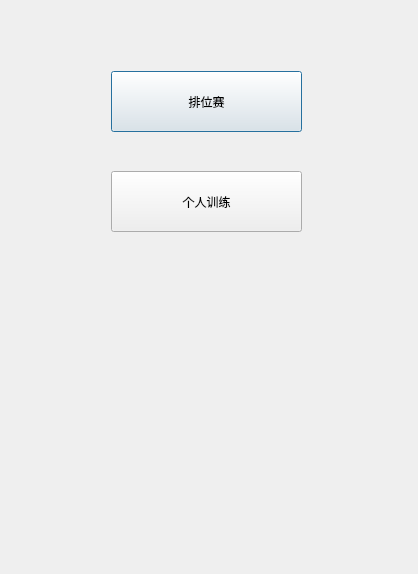
<?xml version="1.0" encoding="UTF-8"?>
<ui version="4.0">
 <class>BrainStorm</class>
 <widget class="QDialog" name="BrainStorm">
  <property name="geometry">
   <rect>
    <x>0</x>
    <y>0</y>
    <width>418</width>
    <height>574</height>
   </rect>
  </property>
  <property name="windowTitle">
   <string>Dialog</string>
  </property>
  <layout class="QVBoxLayout" name="verticalLayout_2">
   <item>
    <widget class="QStackedWidget" name="stackedWidget">
     <widget class="QWidget" name="mainMenu">
      <widget class="QPushButton" name="rankButton">
       <property name="geometry">
        <rect>
         <x>100</x>
         <y>60</y>
         <width>191</width>
         <height>61</height>
        </rect>
       </property>
       <property name="text">
        <string>排位赛</string>
       </property>
      </widget>
      <widget class="QPushButton" name="singlepushButton">
       <property name="geometry">
        <rect>
         <x>100</x>
         <y>160</y>
         <width>191</width>
         <height>61</height>
        </rect>
       </property>
       <property name="text">
        <string>个人训练</string>
       </property>
      </widget>
     </widget>
     <widget class="QWidget" name="single_menu">
      <layout class="QVBoxLayout" name="verticalLayout">
       <item>
        <spacer name="verticalSpacer_2">
         <property name="orientation">
          <enum>Qt::Vertical</enum>
         </property>
         <property name="sizeHint" stdset="0">
          <size>
           <width>20</width>
           <height>40</height>
          </size>
         </property>
        </spacer>
       </item>
       <item>
        <widget class="QLabel" name="label">
         <property name="font">
          <font>
           <family>黑体</family>
           <pointsize>24</pointsize>
          </font>
         </property>
         <property name="text">
          <string>连续答对五道题</string>
         </property>
         <property name="alignment">
          <set>Qt::AlignCenter</set>
         </property>
        </widget>
       </item>
       <item>
        <widget class="QLabel" name="label_2">
         <property name="font">
          <font>
           <family>黑体</family>
           <pointsize>12</pointsize>
          </font>
         </property>
         <property name="text">
          <string>答错结束返回</string>
         </property>
         <property name="alignment">
          <set>Qt::AlignCenter</set>
         </property>
        </widget>
       </item>
       <item>
        <spacer name="verticalSpacer">
         <property name="orientation">
          <enum>Qt::Vertical</enum>
         </property>
         <property name="sizeHint" stdset="0">
          <size>
           <width>20</width>
           <height>40</height>
          </size>
         </property>
        </spacer>
       </item>
       <item>
        <widget class="QPushButton" name="Single_start">
         <property name="text">
          <string>开始答题</string>
         </property>
        </widget>
       </item>
       <item>
        <widget class="QPushButton" name="Single_back">
         <property name="text">
          <string>返回</string>
         </property>
        </widget>
       </item>
      </layout>
     </widget>
     <widget class="QWidget" name="single_running">
      <widget class="QLabel" name="Question">
       <property name="geometry">
        <rect>
         <x>0</x>
         <y>130</y>
         <width>401</width>
         <height>201</height>
        </rect>
       </property>
       <property name="font">
        <font>
         <family>黑体</family>
         <pointsize>20</pointsize>
        </font>
       </property>
       <property name="text">
        <string>&lt;html&gt;&lt;head/&gt;&lt;body&gt;&lt;p align=&quot;center&quot;&gt;&lt;br/&gt;&lt;/p&gt;&lt;/body&gt;&lt;/html&gt;</string>
       </property>
       <property name="wordWrap">
        <bool>true</bool>
       </property>
      </widget>
      <widget class="QWidget" name="widget" native="true">
       <property name="geometry">
        <rect>
         <x>110</x>
         <y>340</y>
         <width>161</width>
         <height>221</height>
        </rect>
       </property>
       <layout class="QVBoxLayout" name="verticalLayout_3">
        <item>
         <widget class="QPushButton" name="singleSelectButton1">
          <property name="text">
           <string>PushButton</string>
          </property>
         </widget>
        </item>
        <item>
         <widget class="QPushButton" name="singleSelectButton2">
          <property name="text">
           <string>PushButton</string>
          </property>
         </widget>
        </item>
        <item>
         <widget class="QPushButton" name="singleSelectButton3">
          <property name="text">
           <string>PushButton</string>
          </property>
         </widget>
        </item>
        <item>
         <widget class="QPushButton" name="singleSelectButton4">
          <property name="text">
           <string>PushButton</string>
          </property>
         </widget>
        </item>
       </layout>
      </widget>
      <widget class="QLCDNumber" name="lcdNumber">
       <property name="geometry">
        <rect>
         <x>140</x>
         <y>0</y>
         <width>111</width>
         <height>111</height>
        </rect>
       </property>
       <property name="font">
        <font>
         <family>黑体</family>
         <pointsize>24</pointsize>
        </font>
       </property>
      </widget>
     </widget>
     <widget class="QWidget" name="single_score">
      <layout class="QVBoxLayout" name="verticalLayout_4">
       <item>
        <spacer name="verticalSpacer_4">
         <property name="orientation">
          <enum>Qt::Vertical</enum>
         </property>
         <property name="sizeHint" stdset="0">
          <size>
           <width>20</width>
           <height>40</height>
          </size>
         </property>
        </spacer>
       </item>
       <item>
        <widget class="QLabel" name="singleResult">
         <property name="font">
          <font>
           <family>黑体</family>
           <pointsize>26</pointsize>
          </font>
         </property>
         <property name="text">
          <string>TextLabel</string>
         </property>
         <property name="alignment">
          <set>Qt::AlignCenter</set>
         </property>
        </widget>
       </item>
       <item>
        <spacer name="verticalSpacer_5">
         <property name="orientation">
          <enum>Qt::Vertical</enum>
         </property>
         <property name="sizeHint" stdset="0">
          <size>
           <width>20</width>
           <height>40</height>
          </size>
         </property>
        </spacer>
       </item>
       <item>
        <widget class="QLabel" name="singleScore">
         <property name="font">
          <font>
           <family>黑体</family>
           <pointsize>26</pointsize>
          </font>
         </property>
         <property name="text">
          <string>TextLabel</string>
         </property>
         <property name="alignment">
          <set>Qt::AlignCenter</set>
         </property>
        </widget>
       </item>
       <item>
        <spacer name="verticalSpacer_3">
         <property name="orientation">
          <enum>Qt::Vertical</enum>
         </property>
         <property name="sizeHint" stdset="0">
          <size>
           <width>20</width>
           <height>40</height>
          </size>
         </property>
        </spacer>
       </item>
       <item>
        <widget class="QPushButton" name="BackpushButton">
         <property name="text">
          <string>返回</string>
         </property>
        </widget>
       </item>
      </layout>
     </widget>
     <widget class="QWidget" name="rank_wait">
      <widget class="QLabel" name="label_3">
       <property name="geometry">
        <rect>
         <x>20</x>
         <y>140</y>
         <width>321</width>
         <height>131</height>
        </rect>
       </property>
       <property name="font">
        <font>
         <family>黑体</family>
         <pointsize>22</pointsize>
        </font>
       </property>
       <property name="layoutDirection">
        <enum>Qt::LeftToRight</enum>
       </property>
       <property name="text">
        <string>正在匹配对手...</string>
       </property>
       <property name="alignment">
        <set>Qt::AlignCenter</set>
       </property>
      </widget>
     </widget>
     <widget class="QWidget" name="rank_running">
      <widget class="QWidget" name="widget_2" native="true">
       <property name="geometry">
        <rect>
         <x>90</x>
         <y>330</y>
         <width>161</width>
         <height>211</height>
        </rect>
       </property>
       <layout class="QVBoxLayout" name="verticalLayout_5">
        <item>
         <widget class="QPushButton" name="rankSelectButton1">
          <property name="text">
           <string>PushButton</string>
          </property>
         </widget>
        </item>
        <item>
         <widget class="QPushButton" name="rankSelectButton2">
          <property name="text">
           <string>PushButton</string>
          </property>
         </widget>
        </item>
        <item>
         <widget class="QPushButton" name="rankSelectButton3">
          <property name="text">
           <string>PushButton</string>
          </property>
         </widget>
        </item>
        <item>
         <widget class="QPushButton" name="rankSelectButton4">
          <property name="text">
           <string>PushButton</string>
          </property>
         </widget>
        </item>
       </layout>
      </widget>
      <widget class="QLabel" name="rankQuestion">
       <property name="geometry">
        <rect>
         <x>0</x>
         <y>130</y>
         <width>401</width>
         <height>171</height>
        </rect>
       </property>
       <property name="font">
        <font>
         <family>黑体</family>
         <pointsize>20</pointsize>
        </font>
       </property>
       <property name="text">
        <string>A</string>
       </property>
       <property name="alignment">
        <set>Qt::AlignCenter</set>
       </property>
       <property name="wordWrap">
        <bool>true</bool>
       </property>
      </widget>
      <widget class="QLCDNumber" name="lcdNumber_2">
       <property name="geometry">
        <rect>
         <x>270</x>
         <y>10</y>
         <width>101</width>
         <height>101</height>
        </rect>
       </property>
       <property name="font">
        <font>
         <family>黑体</family>
         <pointsize>20</pointsize>
        </font>
       </property>
      </widget>
      <widget class="QWidget" name="widget_3" native="true">
       <property name="geometry">
        <rect>
         <x>20</x>
         <y>20</y>
         <width>221</width>
         <height>91</height>
        </rect>
       </property>
       <layout class="QVBoxLayout" name="verticalLayout_6">
        <item>
         <widget class="QLabel" name="enemyStatus">
          <property name="text">
           <string>小明 黄金1 1颗星：120分</string>
          </property>
         </widget>
        </item>
        <item>
         <widget class="QLabel" name="selfStatus">
          <property name="text">
           <string>小红 白银3 3颗星：140分</string>
          </property>
         </widget>
        </item>
       </layout>
      </widget>
     </widget>
     <widget class="QWidget" name="rank_result">
      <layout class="QVBoxLayout" name="verticalLayout_7">
       <item>
        <spacer name="verticalSpacer_7">
         <property name="orientation">
          <enum>Qt::Vertical</enum>
         </property>
         <property name="sizeType">
          <enum>QSizePolicy::Fixed</enum>
         </property>
         <property name="sizeHint" stdset="0">
          <size>
           <width>20</width>
           <height>40</height>
          </size>
         </property>
        </spacer>
       </item>
       <item>
        <widget class="QLabel" name="rankResult">
         <property name="font">
          <font>
           <family>黑体</family>
           <pointsize>24</pointsize>
          </font>
         </property>
         <property name="text">
          <string>胜利</string>
         </property>
         <property name="alignment">
          <set>Qt::AlignCenter</set>
         </property>
        </widget>
       </item>
       <item>
        <widget class="QLabel" name="Newrank">
         <property name="text">
          <string>黄金1 2颗星 ---&gt; 黄金1 3颗星</string>
         </property>
         <property name="alignment">
          <set>Qt::AlignCenter</set>
         </property>
        </widget>
       </item>
       <item>
        <spacer name="verticalSpacer_6">
         <property name="orientation">
          <enum>Qt::Vertical</enum>
         </property>
         <property name="sizeType">
          <enum>QSizePolicy::Expanding</enum>
         </property>
         <property name="sizeHint" stdset="0">
          <size>
           <width>20</width>
           <height>40</height>
          </size>
         </property>
        </spacer>
       </item>
       <item>
        <widget class="QPushButton" name="BackpushButton_2">
         <property name="text">
          <string>返回</string>
         </property>
        </widget>
       </item>
      </layout>
     </widget>
    </widget>
   </item>
  </layout>
 </widget>
 <resources/>
 <connections/>
</ui>
